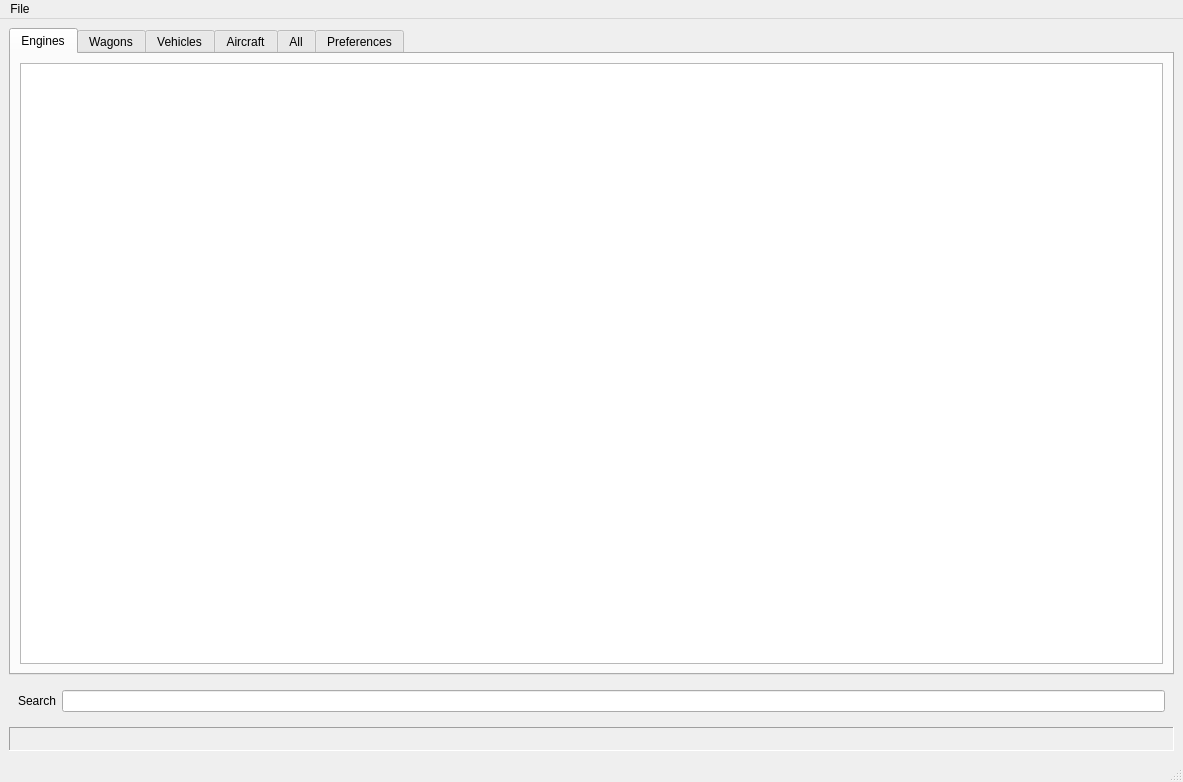
<?xml version="1.0" encoding="UTF-8"?>
<ui version="4.0">
 <class>MainWindow</class>
 <widget class="QMainWindow" name="MainWindow">
  <property name="geometry">
   <rect>
    <x>0</x>
    <y>0</y>
    <width>1183</width>
    <height>782</height>
   </rect>
  </property>
  <property name="windowTitle">
   <string>Mashinky Stats Viewer</string>
  </property>
  <property name="ModDir" stdset="0">
   <string/>
  </property>
  <widget class="QWidget" name="centralwidget">
   <layout class="QGridLayout" name="gridLayout_2">
    <item row="1" column="0">
     <widget class="QFrame" name="frame_search">
      <property name="frameShape">
       <enum>QFrame::NoFrame</enum>
      </property>
      <property name="frameShadow">
       <enum>QFrame::Plain</enum>
      </property>
      <layout class="QGridLayout" name="gridLayout_9">
       <item row="1" column="1">
        <widget class="QLineEdit" name="lineEdit_search"/>
       </item>
       <item row="1" column="0">
        <widget class="QLabel" name="lbl_search">
         <property name="text">
          <string>Search</string>
         </property>
        </widget>
       </item>
      </layout>
     </widget>
    </item>
    <item row="0" column="0">
     <widget class="QTabWidget" name="tabWidget">
      <property name="sizePolicy">
       <sizepolicy hsizetype="Expanding" vsizetype="Expanding">
        <horstretch>0</horstretch>
        <verstretch>0</verstretch>
       </sizepolicy>
      </property>
      <property name="layoutDirection">
       <enum>Qt::LeftToRight</enum>
      </property>
      <property name="tabPosition">
       <enum>QTabWidget::North</enum>
      </property>
      <property name="tabShape">
       <enum>QTabWidget::Rounded</enum>
      </property>
      <property name="currentIndex">
       <number>0</number>
      </property>
      <widget class="QWidget" name="tab_engines">
       <attribute name="title">
        <string>Engines</string>
       </attribute>
       <layout class="QGridLayout" name="gridLayout">
        <item row="0" column="0">
         <widget class="QTableWidget" name="tbl_engines">
          <property name="alternatingRowColors">
           <bool>true</bool>
          </property>
          <property name="cornerButtonEnabled">
           <bool>false</bool>
          </property>
          <attribute name="horizontalHeaderMinimumSectionSize">
           <number>16</number>
          </attribute>
          <attribute name="horizontalHeaderShowSortIndicator" stdset="0">
           <bool>true</bool>
          </attribute>
          <attribute name="verticalHeaderShowSortIndicator" stdset="0">
           <bool>false</bool>
          </attribute>
         </widget>
        </item>
       </layout>
      </widget>
      <widget class="QWidget" name="tab_wagons">
       <attribute name="title">
        <string>Wagons</string>
       </attribute>
       <layout class="QGridLayout" name="gridLayout_3">
        <item row="0" column="0">
         <widget class="QTableWidget" name="tbl_wagons">
          <property name="alternatingRowColors">
           <bool>true</bool>
          </property>
          <property name="cornerButtonEnabled">
           <bool>false</bool>
          </property>
          <attribute name="horizontalHeaderMinimumSectionSize">
           <number>16</number>
          </attribute>
          <attribute name="horizontalHeaderShowSortIndicator" stdset="0">
           <bool>true</bool>
          </attribute>
         </widget>
        </item>
       </layout>
      </widget>
      <widget class="QWidget" name="tab_vehicles">
       <attribute name="title">
        <string>Vehicles</string>
       </attribute>
       <layout class="QGridLayout" name="gridLayout_4">
        <item row="0" column="0">
         <widget class="QTableWidget" name="tbl_vehicles">
          <property name="alternatingRowColors">
           <bool>true</bool>
          </property>
          <property name="cornerButtonEnabled">
           <bool>false</bool>
          </property>
          <attribute name="horizontalHeaderMinimumSectionSize">
           <number>16</number>
          </attribute>
          <attribute name="horizontalHeaderShowSortIndicator" stdset="0">
           <bool>true</bool>
          </attribute>
         </widget>
        </item>
       </layout>
      </widget>
      <widget class="QWidget" name="tab_aircraft">
       <attribute name="title">
        <string>Aircraft</string>
       </attribute>
       <layout class="QGridLayout" name="gridLayout_5">
        <item row="0" column="0">
         <widget class="QTableWidget" name="tbl_aircraft">
          <property name="alternatingRowColors">
           <bool>true</bool>
          </property>
          <property name="cornerButtonEnabled">
           <bool>false</bool>
          </property>
          <attribute name="horizontalHeaderMinimumSectionSize">
           <number>16</number>
          </attribute>
          <attribute name="horizontalHeaderShowSortIndicator" stdset="0">
           <bool>true</bool>
          </attribute>
         </widget>
        </item>
       </layout>
      </widget>
      <widget class="QWidget" name="tab_all">
       <attribute name="title">
        <string>All</string>
       </attribute>
       <layout class="QGridLayout" name="gridLayout_8">
        <item row="0" column="0">
         <widget class="QTableWidget" name="tbl_all">
          <property name="alternatingRowColors">
           <bool>true</bool>
          </property>
          <property name="cornerButtonEnabled">
           <bool>false</bool>
          </property>
          <attribute name="horizontalHeaderMinimumSectionSize">
           <number>16</number>
          </attribute>
          <attribute name="horizontalHeaderShowSortIndicator" stdset="0">
           <bool>true</bool>
          </attribute>
         </widget>
        </item>
       </layout>
      </widget>
      <widget class="QWidget" name="tab_prefs">
       <attribute name="title">
        <string>Preferences</string>
       </attribute>
       <layout class="QVBoxLayout" name="verticalLayout">
        <item>
         <widget class="QGroupBox" name="groupBox_tokens">
          <property name="sizePolicy">
           <sizepolicy hsizetype="Preferred" vsizetype="Minimum">
            <horstretch>0</horstretch>
            <verstretch>0</verstretch>
           </sizepolicy>
          </property>
          <property name="maximumSize">
           <size>
            <width>16777215</width>
            <height>16777215</height>
           </size>
          </property>
          <property name="title">
           <string>Tokens Budgets</string>
          </property>
          <property name="flat">
           <bool>true</bool>
          </property>
          <property name="checkable">
           <bool>false</bool>
          </property>
          <layout class="QGridLayout" name="gridLayout_6">
           <item row="1" column="1">
            <widget class="QLabel" name="lbl_coal">
             <property name="text">
              <string>Coal</string>
             </property>
            </widget>
           </item>
           <item row="2" column="3">
            <widget class="QSpinBox" name="amt_electric">
             <property name="maximum">
              <number>10000</number>
             </property>
             <property name="singleStep">
              <number>10</number>
             </property>
             <property name="stepType">
              <enum>QAbstractSpinBox::AdaptiveDecimalStepType</enum>
             </property>
             <property name="value">
              <number>250</number>
             </property>
            </widget>
           </item>
           <item row="2" column="4">
            <spacer name="horizontalSpacer">
             <property name="orientation">
              <enum>Qt::Horizontal</enum>
             </property>
             <property name="sizeHint" stdset="0">
              <size>
               <width>40</width>
               <height>20</height>
              </size>
             </property>
            </spacer>
           </item>
           <item row="1" column="0">
            <widget class="QLabel" name="lbl_cash">
             <property name="text">
              <string>Cash</string>
             </property>
            </widget>
           </item>
           <item row="2" column="1">
            <widget class="QSpinBox" name="amt_coal">
             <property name="maximum">
              <number>10000</number>
             </property>
             <property name="singleStep">
              <number>10</number>
             </property>
             <property name="stepType">
              <enum>QAbstractSpinBox::AdaptiveDecimalStepType</enum>
             </property>
             <property name="value">
              <number>500</number>
             </property>
            </widget>
           </item>
           <item row="1" column="3">
            <widget class="QLabel" name="lbl_electric">
             <property name="text">
              <string>Electricity</string>
             </property>
            </widget>
           </item>
           <item row="2" column="2">
            <widget class="QSpinBox" name="amt_diesel">
             <property name="maximum">
              <number>10000</number>
             </property>
             <property name="singleStep">
              <number>10</number>
             </property>
             <property name="stepType">
              <enum>QAbstractSpinBox::AdaptiveDecimalStepType</enum>
             </property>
             <property name="value">
              <number>250</number>
             </property>
            </widget>
           </item>
           <item row="1" column="2">
            <widget class="QLabel" name="lbl_diesel">
             <property name="text">
              <string>Diesel</string>
             </property>
            </widget>
           </item>
           <item row="2" column="0" alignment="Qt::AlignTop">
            <widget class="QSpinBox" name="amt_cash">
             <property name="frame">
              <bool>true</bool>
             </property>
             <property name="maximum">
              <number>10000</number>
             </property>
             <property name="singleStep">
              <number>10</number>
             </property>
             <property name="stepType">
              <enum>QAbstractSpinBox::AdaptiveDecimalStepType</enum>
             </property>
             <property name="value">
              <number>1000</number>
             </property>
            </widget>
           </item>
           <item row="3" column="0">
            <widget class="QLabel" name="lbl_adj_cash">
             <property name="text">
              <string>TextLabel</string>
             </property>
            </widget>
           </item>
           <item row="3" column="1">
            <widget class="QLabel" name="lbl_adj_coal">
             <property name="text">
              <string>TextLabel</string>
             </property>
            </widget>
           </item>
           <item row="3" column="2">
            <widget class="QLabel" name="lbl_adj_diesel">
             <property name="text">
              <string>TextLabel</string>
             </property>
            </widget>
           </item>
           <item row="3" column="3">
            <widget class="QLabel" name="lbl_adj_electric">
             <property name="text">
              <string>TextLabel</string>
             </property>
            </widget>
           </item>
          </layout>
         </widget>
        </item>
        <item>
         <widget class="QGroupBox" name="groupBox_display">
          <property name="sizePolicy">
           <sizepolicy hsizetype="Preferred" vsizetype="Minimum">
            <horstretch>0</horstretch>
            <verstretch>0</verstretch>
           </sizepolicy>
          </property>
          <property name="maximumSize">
           <size>
            <width>16777215</width>
            <height>151</height>
           </size>
          </property>
          <property name="title">
           <string>Display</string>
          </property>
          <property name="alignment">
           <set>Qt::AlignLeading|Qt::AlignLeft|Qt::AlignTop</set>
          </property>
          <property name="flat">
           <bool>true</bool>
          </property>
          <property name="checkable">
           <bool>false</bool>
          </property>
          <layout class="QFormLayout" name="formLayout">
           <item row="0" column="0">
            <widget class="QLabel" name="label_unit">
             <property name="sizePolicy">
              <sizepolicy hsizetype="Minimum" vsizetype="Minimum">
               <horstretch>0</horstretch>
               <verstretch>0</verstretch>
              </sizepolicy>
             </property>
             <property name="text">
              <string>Speed unit</string>
             </property>
            </widget>
           </item>
           <item row="1" column="0">
            <widget class="QComboBox" name="sel_unit">
             <property name="sizePolicy">
              <sizepolicy hsizetype="Minimum" vsizetype="Minimum">
               <horstretch>0</horstretch>
               <verstretch>0</verstretch>
              </sizepolicy>
             </property>
             <item>
              <property name="text">
               <string>kmph</string>
              </property>
             </item>
             <item>
              <property name="text">
               <string>mph</string>
              </property>
             </item>
            </widget>
           </item>
           <item row="2" column="0">
            <widget class="QLabel" name="label_cmap">
             <property name="sizePolicy">
              <sizepolicy hsizetype="Minimum" vsizetype="Minimum">
               <horstretch>0</horstretch>
               <verstretch>0</verstretch>
              </sizepolicy>
             </property>
             <property name="text">
              <string>Colormap</string>
             </property>
            </widget>
           </item>
           <item row="3" column="0">
            <widget class="QComboBox" name="sel_cmap">
             <property name="sizePolicy">
              <sizepolicy hsizetype="Minimum" vsizetype="Minimum">
               <horstretch>0</horstretch>
               <verstretch>0</verstretch>
              </sizepolicy>
             </property>
             <item>
              <property name="text">
               <string>None</string>
              </property>
             </item>
             <item>
              <property name="text">
               <string>Yellow-Blue</string>
              </property>
             </item>
             <item>
              <property name="text">
               <string>Red-Green</string>
              </property>
             </item>
            </widget>
           </item>
          </layout>
         </widget>
        </item>
        <item>
         <widget class="QGroupBox" name="groupBox">
          <property name="title">
           <string>Files</string>
          </property>
          <property name="flat">
           <bool>true</bool>
          </property>
          <layout class="QGridLayout" name="gridLayout_7">
           <item row="5" column="0">
            <widget class="QLineEdit" name="lineEdit_vdir">
             <property name="readOnly">
              <bool>true</bool>
             </property>
            </widget>
           </item>
           <item row="1" column="0">
            <widget class="QLineEdit" name="lineEdit_moddir">
             <property name="readOnly">
              <bool>true</bool>
             </property>
            </widget>
           </item>
           <item row="4" column="0">
            <widget class="QLabel" name="lbl_vdir">
             <property name="text">
              <string>Vanilla directories</string>
             </property>
            </widget>
           </item>
           <item row="3" column="0">
            <widget class="QLineEdit" name="lineEdit_others">
             <property name="readOnly">
              <bool>true</bool>
             </property>
            </widget>
           </item>
           <item row="2" column="0">
            <widget class="QLabel" name="lbl_others">
             <property name="text">
              <string>Mod files</string>
             </property>
            </widget>
           </item>
           <item row="0" column="0">
            <widget class="QLabel" name="lbl_moddir">
             <property name="text">
              <string>Mods folder</string>
             </property>
            </widget>
           </item>
           <item row="6" column="0">
            <widget class="QLabel" name="lbl_vfiles">
             <property name="text">
              <string>Vanilla files</string>
             </property>
            </widget>
           </item>
           <item row="7" column="0">
            <widget class="QLineEdit" name="lineEdit_vfiles">
             <property name="readOnly">
              <bool>true</bool>
             </property>
            </widget>
           </item>
          </layout>
         </widget>
        </item>
        <item>
         <spacer name="verticalSpacer">
          <property name="orientation">
           <enum>Qt::Vertical</enum>
          </property>
          <property name="sizeHint" stdset="0">
           <size>
            <width>20</width>
            <height>40</height>
           </size>
          </property>
         </spacer>
        </item>
       </layout>
      </widget>
     </widget>
    </item>
    <item row="4" column="0">
     <widget class="QLabel" name="vis_cmap">
      <property name="sizePolicy">
       <sizepolicy hsizetype="Preferred" vsizetype="Preferred">
        <horstretch>100</horstretch>
        <verstretch>0</verstretch>
       </sizepolicy>
      </property>
      <property name="minimumSize">
       <size>
        <width>0</width>
        <height>24</height>
       </size>
      </property>
      <property name="frameShape">
       <enum>QFrame::Panel</enum>
      </property>
      <property name="frameShadow">
       <enum>QFrame::Sunken</enum>
      </property>
      <property name="text">
       <string/>
      </property>
     </widget>
    </item>
   </layout>
  </widget>
  <widget class="QMenuBar" name="menubar">
   <property name="geometry">
    <rect>
     <x>0</x>
     <y>0</y>
     <width>1183</width>
     <height>22</height>
    </rect>
   </property>
   <widget class="QMenu" name="menuFiles">
    <property name="title">
     <string>File</string>
    </property>
    <addaction name="actionOpen"/>
    <addaction name="actionMods"/>
    <addaction name="separator"/>
    <addaction name="actionQuit"/>
   </widget>
   <addaction name="menuFiles"/>
  </widget>
  <widget class="QStatusBar" name="statusbar"/>
  <action name="actionOpen">
   <property name="icon">
    <iconset theme="system-file-manager">
     <normaloff>.</normaloff>.</iconset>
   </property>
   <property name="text">
    <string>Open Files...</string>
   </property>
   <property name="shortcut">
    <string>Ctrl+O</string>
   </property>
  </action>
  <action name="actionQuit">
   <property name="icon">
    <iconset theme="window-close">
     <normaloff>.</normaloff>.</iconset>
   </property>
   <property name="text">
    <string>Quit</string>
   </property>
   <property name="shortcut">
    <string>Ctrl+Q</string>
   </property>
  </action>
  <action name="actionMods">
   <property name="text">
    <string>Open Mods Folder...</string>
   </property>
   <property name="shortcut">
    <string>Ctrl+M</string>
   </property>
  </action>
  <action name="actionHelp">
   <property name="text">
    <string>Help</string>
   </property>
  </action>
 </widget>
 <resources/>
 <connections>
  <connection>
   <sender>actionQuit</sender>
   <signal>triggered()</signal>
   <receiver>MainWindow</receiver>
   <slot>close()</slot>
   <hints>
    <hint type="sourcelabel">
     <x>-1</x>
     <y>-1</y>
    </hint>
    <hint type="destinationlabel">
     <x>591</x>
     <y>390</y>
    </hint>
   </hints>
  </connection>
  <connection>
   <sender>actionOpen</sender>
   <signal>triggered()</signal>
   <receiver>MainWindow</receiver>
   <slot>open()</slot>
   <hints>
    <hint type="sourcelabel">
     <x>-1</x>
     <y>-1</y>
    </hint>
    <hint type="destinationlabel">
     <x>591</x>
     <y>390</y>
    </hint>
   </hints>
  </connection>
  <connection>
   <sender>actionMods</sender>
   <signal>triggered()</signal>
   <receiver>MainWindow</receiver>
   <slot>open()</slot>
   <hints>
    <hint type="sourcelabel">
     <x>-1</x>
     <y>-1</y>
    </hint>
    <hint type="destinationlabel">
     <x>591</x>
     <y>390</y>
    </hint>
   </hints>
  </connection>
  <connection>
   <sender>amt_coal</sender>
   <signal>valueChanged(int)</signal>
   <receiver>MainWindow</receiver>
   <slot>set_coal(int)</slot>
   <hints>
    <hint type="sourcelabel">
     <x>127</x>
     <y>136</y>
    </hint>
    <hint type="destinationlabel">
     <x>591</x>
     <y>390</y>
    </hint>
   </hints>
  </connection>
  <connection>
   <sender>sel_unit</sender>
   <signal>currentIndexChanged(int)</signal>
   <receiver>MainWindow</receiver>
   <slot>set_disp_unit(int)</slot>
   <hints>
    <hint type="sourcelabel">
     <x>63</x>
     <y>240</y>
    </hint>
    <hint type="destinationlabel">
     <x>591</x>
     <y>390</y>
    </hint>
   </hints>
  </connection>
  <connection>
   <sender>amt_cash</sender>
   <signal>valueChanged(int)</signal>
   <receiver>MainWindow</receiver>
   <slot>set_cash(int)</slot>
   <hints>
    <hint type="sourcelabel">
     <x>61</x>
     <y>136</y>
    </hint>
    <hint type="destinationlabel">
     <x>591</x>
     <y>390</y>
    </hint>
   </hints>
  </connection>
  <connection>
   <sender>amt_diesel</sender>
   <signal>valueChanged(int)</signal>
   <receiver>MainWindow</receiver>
   <slot>set_diesel(int)</slot>
   <hints>
    <hint type="sourcelabel">
     <x>193</x>
     <y>136</y>
    </hint>
    <hint type="destinationlabel">
     <x>591</x>
     <y>390</y>
    </hint>
   </hints>
  </connection>
  <connection>
   <sender>sel_cmap</sender>
   <signal>currentIndexChanged(int)</signal>
   <receiver>MainWindow</receiver>
   <slot>set_disp_cmap(int)</slot>
   <hints>
    <hint type="sourcelabel">
     <x>77</x>
     <y>296</y>
    </hint>
    <hint type="destinationlabel">
     <x>591</x>
     <y>390</y>
    </hint>
   </hints>
  </connection>
  <connection>
   <sender>amt_electric</sender>
   <signal>valueChanged(int)</signal>
   <receiver>MainWindow</receiver>
   <slot>set_electric(int)</slot>
   <hints>
    <hint type="sourcelabel">
     <x>259</x>
     <y>136</y>
    </hint>
    <hint type="destinationlabel">
     <x>591</x>
     <y>390</y>
    </hint>
   </hints>
  </connection>
  <connection>
   <sender>tabWidget</sender>
   <signal>currentChanged(int)</signal>
   <receiver>MainWindow</receiver>
   <slot>update_table(int)</slot>
   <hints>
    <hint type="sourcelabel">
     <x>591</x>
     <y>351</y>
    </hint>
    <hint type="destinationlabel">
     <x>591</x>
     <y>390</y>
    </hint>
   </hints>
  </connection>
 </connections>
 <slots>
  <slot>open()</slot>
  <slot>set_cash(int)</slot>
  <slot>set_coal(int)</slot>
  <slot>set_diesel(int)</slot>
  <slot>set_electric(int)</slot>
  <slot>set_disp_unit(int)</slot>
  <slot>set_disp_cmap(int)</slot>
  <slot>set_moddir(str)</slot>
  <slot>set_files(str)</slot>
  <slot>tbl_click(int,int)</slot>
  <slot>set_sortable(int)</slot>
  <slot>update_table(int)</slot>
 </slots>
</ui>
